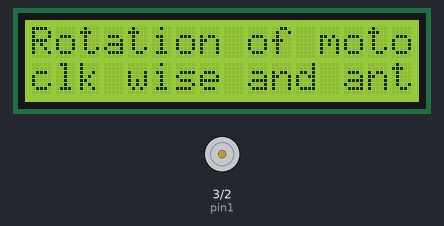
The sketch below on a simulated Arduino Uno, built with avr-gcc and run on an emulated ATmega328P. Shown: 16×2 character LCD, motor-driver pin pairs drawn as motors (green arrow = first pin HIGH = forward, orange = second pin HIGH = backward, longer = more drive).

Above: at 1.1 s.
At 5.1 s:
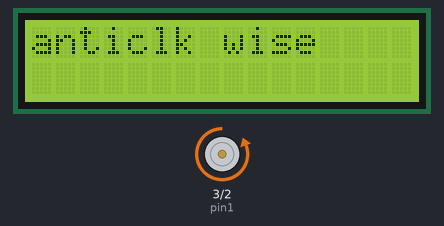
At 10.1 s:
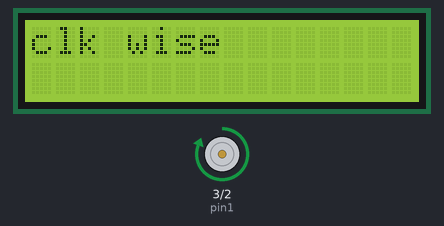
Timing chart, 0 to 36.6 s (numbered marks = the images above):
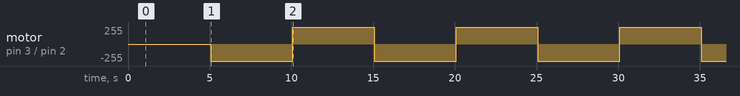

The sketch:

MOTOR.ino
```cpp
#include <LiquidCrystal.h>
LiquidCrystal lcd(10, 11, 4, 5, 6, 7);
const int pin1=3;
const int pin2=2;
int pin1state=0;
int pin2state=0;
//*******************************************************
void setup()
{
 lcd.begin(16, 2);
 pinMode(pin1,OUTPUT);
 pinMode(pin2,OUTPUT);
 pin1state=LOW;
 pin2state=LOW;
 digitalWrite(pin1,pin1state);
 digitalWrite(pin2,pin2state);
 delay(1000);

  lcd.print("Rotation of motor");
  lcd.setCursor(0, 1);
  lcd.print("clk wise and anticlk wise");
 delay(4000);

}
//**********************************************************
void loop()
{
  lcd.clear();
 pin1state=LOW;
 pin2state=HIGH;
digitalWrite(pin1,pin1state);
 digitalWrite(pin2,pin2state);
 lcd.print("anticlk wise"); // MOTOR WILL ROTATE ANTICLK WISE TILL 5 SEC
    delay(5000);
    lcd.clear();

     pin1state=HIGH;
  pin2state=LOW;
digitalWrite(pin1,pin1state);
 digitalWrite(pin2,pin2state);
 lcd.print("clk wise");// MOTOR WILL ROTATE CLK WISE TILL 5 SEC
    delay(5000);
     }
//*************************************************************
```

Measured:
- by itself, motor on pin 3 (pin1) / pin 2 (pin2): alternates forward 255/255 for 5.0 s and backward 255/255 for 5.0 s
- what the display in image 0 shows lasts 4.0 s, from 1.1 s to 5.1 s
- what the display in image 1 shows lasts 5.0 s, from 5.1 s to 10.1 s
